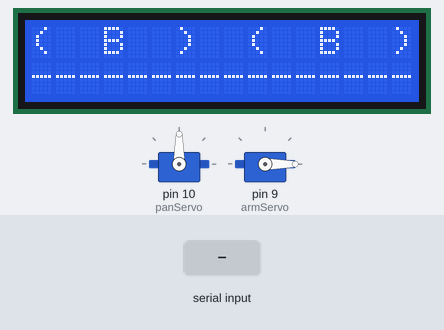
Bench run of a sketch on a simulated Arduino Uno, built with avr-gcc and run on an emulated ATmega328P. Parts: 16×2 character LCD, 2 × servo. Inputs (shaded band) come from the test bench. What the sketch prints to the serial monitor is not drawn.

Above: at 1.2 s.
1.3 s: "robot\n" received over Serial
At 2.0 s:
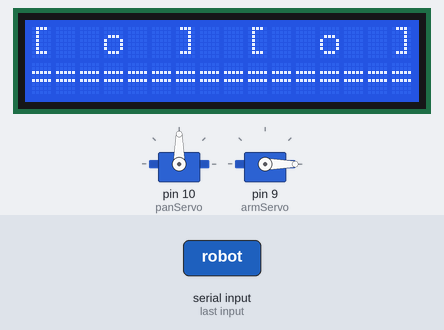
2.8 s: "tears\n" received over Serial
At 3.1 s:
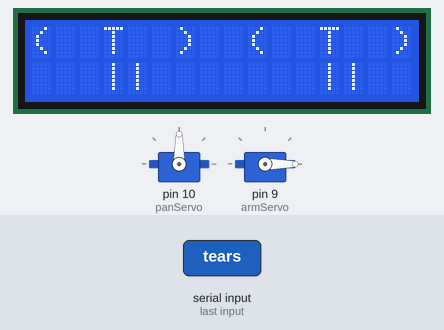
4.3 s: "dizzy\n" received over Serial
At 5.4 s:
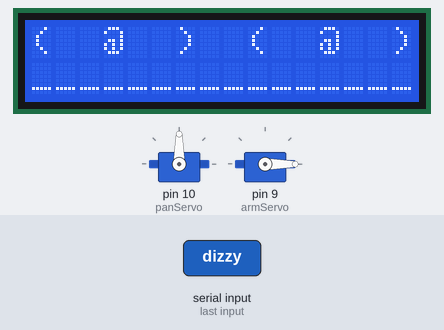
5.8 s: "happy\n" received over Serial
At 6.6 s:
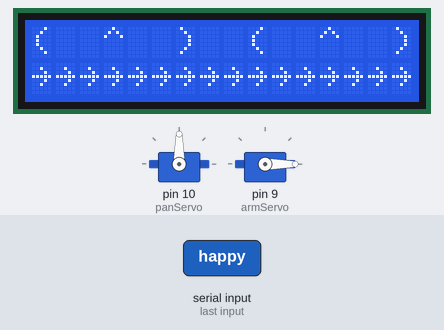
7.3 s: "wink\n" received over Serial
At 7.7 s:
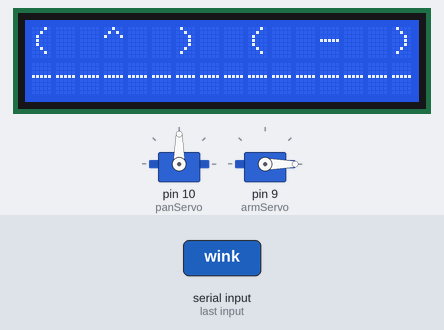
8.8 s: "dead\n" received over Serial
At 10.0 s:
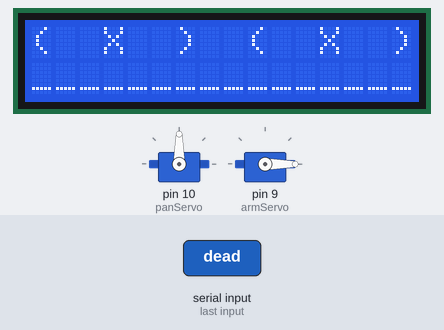
Timing chart, 0 to 11.3 s (numbered marks = the images above; inputs shaded):
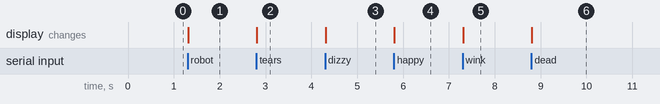

The sketch:

Arduino_Mira_Code.ino
```cpp
// Mira Owl — LCD expressions, pan servo (face tracking), arm servo (wave)
//
// Serial protocol (9600 baud, newline-terminated):
//   Face commands  → "happy", "plain", "robot", "tears", "dizzy", "wink", "dead"
//   Arm wave       → "wave"
//   Pan servo      → "pan:X"  where X is 0–320 (camera pixel x, mapped to 180–0°)
//
// The arm wave is non-blocking: a millis()-based state machine steps the servo
// one degree per WAVE_STEP_MS so serial input is never blocked during a wave.

#include <Servo.h>
#include <LiquidCrystal.h>

const int rs = 12, en = 11, d4 = 5, d5 = 4, d6 = 3, d7 = 2;
LiquidCrystal lcd(rs, en, d4, d5, d6, d7);

Servo panServo;  // pin 10 — rotates owl head left/right
Servo armServo;  // pin  9 — waves wing

// ── Non-blocking wave state machine ─────────────────────────────────────────
enum WaveState { WAVE_IDLE, WAVE_EXTEND, WAVE_UP, WAVE_DOWN, WAVE_RETRACT };
WaveState waveState  = WAVE_IDLE;
int       armPos     = 0;
int       waveCount  = 0;
unsigned long lastWaveStep = 0;
const int WAVE_STEP_MS = 5;   // ms per degree — matches original delay(5) feel

void updateWave() {
  if (waveState == WAVE_IDLE) return;
  if (millis() - lastWaveStep < WAVE_STEP_MS) return;
  lastWaveStep = millis();

  switch (waveState) {
    case WAVE_EXTEND:
      armServo.write(++armPos);
      if (armPos >= 90) { waveState = WAVE_UP; }
      break;

    case WAVE_UP:
      armServo.write(++armPos);
      if (armPos >= 135) { waveState = WAVE_DOWN; }
      break;

    case WAVE_DOWN:
      armServo.write(--armPos);
      if (armPos <= 90) {
        if (++waveCount >= 3) { waveState = WAVE_RETRACT; }
        else                  { waveState = WAVE_UP; }
      }
      break;

    case WAVE_RETRACT:
      armServo.write(--armPos);
      if (armPos <= 0) { waveState = WAVE_IDLE; }
      break;

    default: break;
  }
}

void startWave() {
  armPos    = 0;
  waveCount = 0;
  waveState = WAVE_EXTEND;
  lastWaveStep = millis();
}

// ── Setup ────────────────────────────────────────────────────────────────────
void setup() {
  Serial.begin(9600);
  Serial.setTimeout(50); // don't block loop() more than 50ms waiting for '\n'
  lcd.begin(16, 2);

  panServo.attach(10);
  armServo.attach(9);

  panServo.write(90);  // center
  armServo.write(0);   // resting

  plain();
  Serial.println("Mira ready");
}

// ── Main loop ────────────────────────────────────────────────────────────────
void loop() {
  updateWave();  // run wave state machine every tick — never blocks

  if (Serial.available()) {
    String cmd = Serial.readStringUntil('\n');
    cmd.trim();
    if (cmd.length() == 0) return;

    if (cmd.startsWith("pan:")) {
      // Pixel x 0–320 → angle 180–0 (mirrored so owl follows face direction)
      int x     = cmd.substring(4).toInt();
      int angle = map(x, 0, 320, 180, 0);
      panServo.write(constrain(angle, 0, 180));
    } else {
      mood(cmd);
    }
  }
}

// ── Face functions ────────────────────────────────────────────────────────────
void plain() {
  lcd.setCursor(0, 0); lcd.print("(  B  )  (  B  )");
  lcd.setCursor(0, 1); lcd.print("----------------");
}

void robot() {
  lcd.setCursor(0, 0); lcd.print("[  o  ]  [  o  ]");
  lcd.setCursor(0, 1); lcd.print("================");
}

void tears() {
  lcd.setCursor(0, 0); lcd.print("(  T  )  (  T  )");
  lcd.setCursor(0, 1); lcd.print("   ||       ||  ");
}

void dizzy() {
  lcd.setCursor(0, 0); lcd.print("(  @  )  (  @  )");
  lcd.setCursor(0, 1); lcd.print("________________");
}

void happy() {
  lcd.setCursor(0, 0); lcd.print("(  ^  )  (  ^  )");
  lcd.setCursor(0, 1); lcd.print("~~~~~~~~~~~~~~~~");
}

void wink() {
  lcd.setCursor(0, 0); lcd.print("(  ^  )  (  -  )");
  lcd.setCursor(0, 1); lcd.print("----------------");
}

void dead() {
  lcd.setCursor(0, 0); lcd.print("(  X  )  (  X  )");
  lcd.setCursor(0, 1); lcd.print("________________");
}

// ── Command router ────────────────────────────────────────────────────────────
void mood(String cmd) {
  if      (cmd == "plain") plain();
  else if (cmd == "robot") robot();
  else if (cmd == "tears") tears();
  else if (cmd == "dizzy") dizzy();
  else if (cmd == "happy") happy();
  else if (cmd == "wink")  wink();
  else if (cmd == "dead")  dead();
  else if (cmd == "wave")  startWave();
}
```

Measured:
- after the input at 1.3 s, the display: changes at once (image 1)
- after the input at 2.8 s, the display: changes at once (image 2)
- after the input at 4.3 s, the display: changes at once (image 3)
- after the input at 5.8 s, the display: changes at once (image 4)
- after the input at 7.3 s, the display: changes at once (image 5)
- after the input at 8.8 s, the display: changes at once (image 6)
